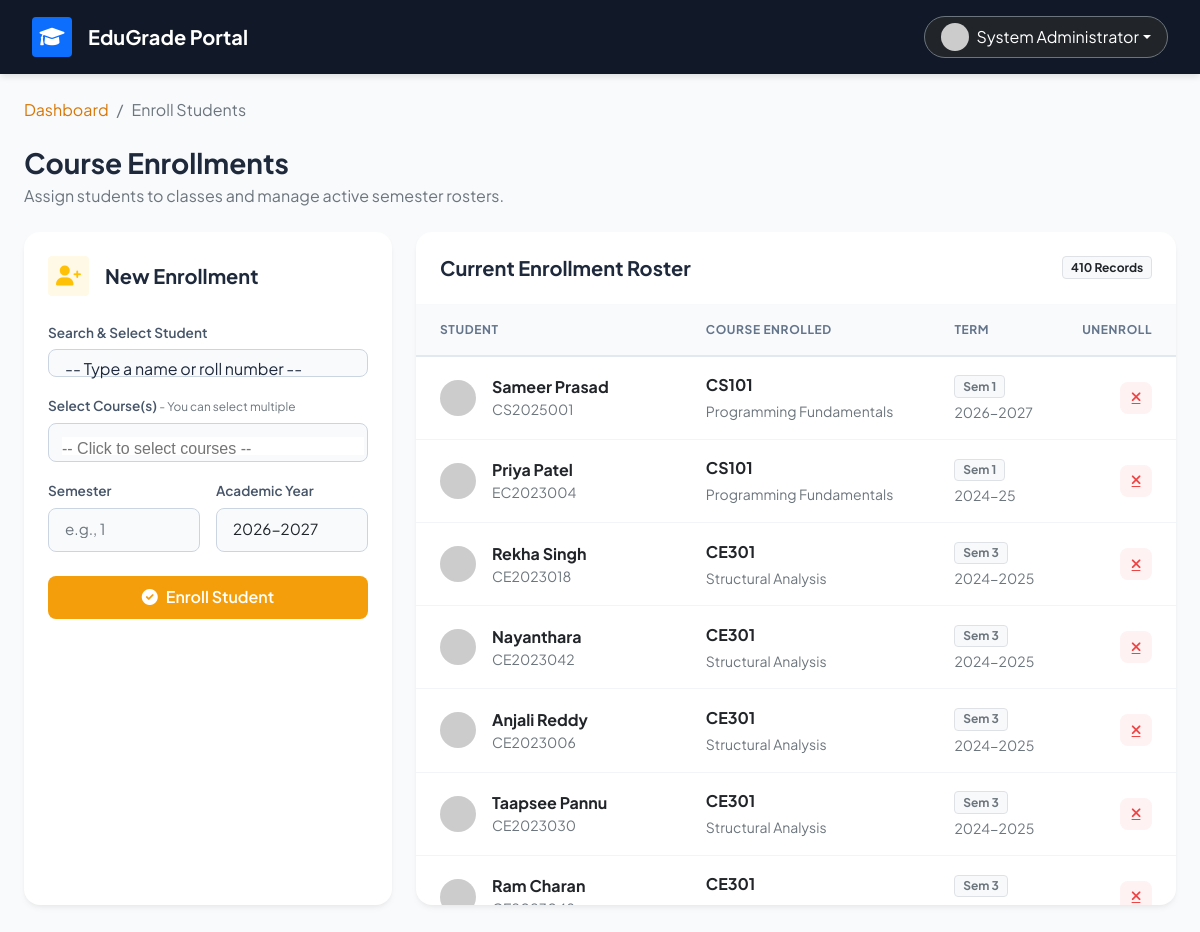
/enroll_students.php (signed in), run on the app's committed database.
### tables this page shows
CREATE TABLE `enrollments` (
  `id` int(11) NOT NULL,
  `student_id` int(11) NOT NULL,
  `course_id` int(11) NOT NULL,
  `academic_year` varchar(20) DEFAULT NULL,
  `semester` int(11) DEFAULT NULL
);

CREATE TABLE `users` (
  `id` int(11) NOT NULL,
  `username` varchar(50) NOT NULL,
  `password` varchar(255) NOT NULL,
  `full_name` varchar(100) NOT NULL,
  `email` varchar(100) DEFAULT NULL,
  `role` enum('student','faculty','admin') DEFAULT 'student',
  `created_at` timestamp NOT NULL DEFAULT current_timestamp()
);

CREATE TABLE `students` (
  `id` int(11) NOT NULL,
  `user_id` int(11) NOT NULL,
  `roll_number` varchar(20) NOT NULL,
  `department` varchar(100) DEFAULT NULL,
  `current_semester` int(11) DEFAULT 1,
  `admission_year` year(4) DEFAULT NULL
);

CREATE TABLE `courses` (
  `id` int(11) NOT NULL,
  `course_code` varchar(20) NOT NULL,
  `course_name` varchar(100) NOT NULL,
  `credits` int(11) NOT NULL,
  `department` varchar(100) DEFAULT NULL,
  `semester` int(11) DEFAULT NULL
);

### enroll_students.php (the view, shortened to what this page needs)
<?php
require_once 'config.php';
$enrollments = $pdo->query("
    SELECT e.id, s.roll_number, u.full_name as student_name, c.course_code, c.course_name, e.semester, e.academic_year
    FROM enrollments e
    JOIN students s ON e.student_id = s.id
    JOIN users u ON s.user_id = u.id
    JOIN courses c ON e.course_id = c.id
    ORDER BY e.academic_year DESC, e.semester DESC, c.course_code
")->fetchAll();
?>
<!DOCTYPE html>
<html lang="en">
<head>
    <link href="https://cdn.jsdelivr.net/npm/bootstrap@5.1.3/dist/css/bootstrap.min.css" rel="stylesheet">
    <link rel="stylesheet" href="https://cdnjs.cloudflare.com/ajax/libs/font-awesome/6.0.0/css/all.min.css">
    <link href="https://cdn.jsdelivr.net/npm/select2@4.1.0-rc.0/dist/css/select2.min.css" rel="stylesheet" />
    <link rel="stylesheet" href="https://cdn.jsdelivr.net/npm/select2-bootstrap-5-theme@1.3.0/dist/select2-bootstrap-5-theme.min.css" />
</head>
<body>
    <nav class="top-navbar d-flex justify-content-between align-items-center mb-4">
        <div class="d-flex align-items-center">
            <div class="bg-primary text-white rounded p-2 me-3 d-flex align-items-center justify-content-center" style="width: 40px; height: 40px;">
                <i class="fas fa-graduation-cap fs-5"></i>
            </div>
            <h5 class="mb-0 fw-bold">EduGrade Portal</h5>
        </div>
        <div>
            <div class="dropdown">
                <button class="btn btn-dark border-secondary dropdown-toggle d-flex align-items-center rounded-pill px-3" type="button" id="userMenu" data-bs-toggle="dropdown">
                    <img src="https://ui-avatars.com/api/?name=<?php echo urlencode($_SESSION['full_name']); ?>&background=f59e0b&color=fff" class="rounded-circle me-2" width="28" height="28">
                    <span class="fw-semibold"><?php echo htmlspecialchars($_SESSION['full_name']); ?></span>
                </button>
            </div>
        </div>
    </nav>
    <div class="container-fluid px-4 pb-5">
        <nav aria-label="breadcrumb" class="mb-4">
            <ol class="breadcrumb">
                <li class="breadcrumb-item"><a href="faculty_dashboard.php" class="text-decoration-none text-warning fw-semibold" style="color: #d97706 !important;">Dashboard</a></li>
                <li class="breadcrumb-item active" aria-current="page">Enroll Students</li>
            </ol>
        </nav>
        <div class="d-flex justify-content-between align-items-end mb-4">
            <div>
                <h3 class="fw-bold mb-1">Course Enrollments</h3>
                <p class="text-muted mb-0">Assign students to classes and manage active semester rosters.</p>
            </div>
        </div>
        <div class="row g-4">
            <div class="col-xl-4 col-lg-5">
                <div class="card h-100">
                    <div class="card-body p-4">
                        <div class="d-flex align-items-center mb-4">
                            <div class="bg-warning bg-opacity-10 text-warning rounded p-2 me-3" style="background-color: #fffbeb; color: #f59e0b;">
                                <i class="fas fa-user-plus fa-lg"></i>
                            </div>
                            <h5 class="fw-bold mb-0">New Enrollment</h5>
                        </div>
                        <form method="POST">
                            <div class="row g-3">
                                <div class="col-12">
                                    <label class="form-label">Search & Select Student</label>
                                </div>
                                <div class="col-12">
                                    <label class="form-label">Select Course(s) <span class="text-muted fw-normal small">- You can select multiple</span></label>
                                </div>
                                <div class="col-sm-6">
                                    <label class="form-label">Semester</label>
                                    <input type="number" name="semester" class="form-control" placeholder="e.g., 1" required>
                                </div>
                                <div class="col-sm-6">
                                    <label class="form-label">Academic Year</label>
                                    <input type="text" name="academic_year" class="form-control" placeholder="e.g., 2024-25" value="<?php echo date('Y') . '-' . (date('Y')+1); ?>" required>
                                </div>
                                <div class="col-12 mt-4">
                                    <button type="submit" name="enroll" class="btn btn-amber w-100">
                                        <i class="fas fa-check-circle me-2"></i>Enroll Student
                                    </button>
                                </div>
                            </div>
                        </form>
                    </div>
                </div>
            </div>
            <div class="col-xl-8 col-lg-7">
                <div class="card h-100">
                    <div class="card-body p-0">
                        <div class="p-4 border-bottom border-light d-flex justify-content-between align-items-center">
                            <h5 class="fw-bold mb-0">Current Enrollment Roster</h5>
                            <span class="badge bg-light text-dark border"><?php echo count($enrollments); ?> Records</span>
                        </div>
                        <div class="table-responsive" style="max-height: 600px; overflow-y: auto;">
                            <table class="table table-hover align-middle">
                                <thead>
                                    <tr>
                                        <th class="ps-4">Student</th>
                                        <th>Course Enrolled</th>
                                        <th>Term</th>
                                        <th class="text-end pe-4">Unenroll</th>
                                    </tr>
                                </thead>
                                <tbody>
                                    <?php foreach($enrollments as $e): ?>
                                    <tr>
                                        <td class="ps-4">
                                            <div class="d-flex align-items-center">
                                                <img src="https://ui-avatars.com/api/?name=<?php echo urlencode($e['student_name']); ?>&background=f1f5f9&color=475569" class="rounded-circle me-3" width="36" height="36">
                                                <div>
                                                    <div class="fw-bold text-dark"><?php echo htmlspecialchars($e['student_name']); ?></div>
                                                    <div class="text-muted small"><?php echo htmlspecialchars($e['roll_number']); ?></div>
                                                </div>
                                            </div>
                                        </td>
                                        <td>
                                            <div class="fw-bold text-dark mb-1"><?php echo htmlspecialchars($e['course_code']); ?></div>
                                            <div class="text-muted small text-truncate" style="max-width: 200px;"><?php echo htmlspecialchars($e['course_name']); ?></div>
                                        </td>
                                        <td>
                                            <span class="badge bg-light text-secondary border">
                                                Sem <?php echo $e['semester']; ?>
                                            </span>
                                            <div class="text-muted small mt-1"><?php echo htmlspecialchars($e['academic_year']); ?></div>
                                        </td>
                                        <td class="text-end pe-4">
                                            <a href="?unenroll=<?php echo $e['id']; ?>" class="action-btn btn-delete" onclick="return confirm('Are you sure you want to remove <?php echo htmlspecialchars($e['student_name']); ?> from <?php echo htmlspecialchars($e['course_code']); ?>?')" title="Remove Enrollment">
                                                <i class="fas fa-times fa-sm"></i>
                                            </a>
                                        </td>
                                    </tr>
                                    <?php endforeach; ?>
                                </tbody>
                            </table>
                        </div>
                    </div>
                </div>
            </div>
        </div>
    </div>
</body>
</html>

### enroll_students.php (style rules this page uses)
body { font-family: 'Plus Jakarta Sans', sans-serif; background-color: #f8fafc; color: #1e293b; }
.top-navbar { background-color: #111827; color: white; padding: 1rem 2rem; box-shadow: 0 4px 6px -1px rgba(0, 0, 0, 0.1); }
.card { border-radius: 16px; border: none; box-shadow: 0 4px 6px -1px rgba(0, 0, 0, 0.05), 0 2px 4px -1px rgba(0, 0, 0, 0.03); background: #ffffff; }
.form-control, .form-select { border-radius: 8px; border: 1px solid #cbd5e1; padding: 0.6rem 1rem; font-size: 0.95rem; background-color: #f8fafc; }
.form-label { font-size: 0.85rem; font-weight: 600; color: #475569; margin-bottom: 0.4rem; }
.btn-amber { background-color: #f59e0b; color: white; border: none; border-radius: 8px; font-weight: 600; padding: 0.6rem 1.2rem; transition: all 0.2s; }
.table { margin-bottom: 0; border-collapse: separate; border-spacing: 0; }
.table thead th { background-color: #f8fafc; color: #64748b; font-size: 0.75rem; font-weight: 700; text-transform: uppercase; letter-spacing: 0.05em; border-bottom: 2px solid #e2e8f0; padding: 1rem; position: sticky; top: 0; }
.table tbody td { padding: 1rem; vertical-align: middle; border-bottom: 1px solid #f1f5f9; color: #334155; }
.action-btn { width: 32px; height: 32px; padding: 0; display: inline-flex; align-items: center; justify-content: center; border-radius: 8px; transition: all 0.2s; }
.btn-delete { background-color: #fef2f2; color: #ef4444; border: 1px solid transparent; }

### data on the page
enrollments: users.full_name "Sameer Prasad", student.roll_number "CS2025001", course.course_code "CS101", course.course_name "Programming Fundamentals", semester "1", academic_year "2026-2027"
enrollments: users.full_name "Priya Patel", student.roll_number "EC2023004", course.course_code "CS101", course.course_name "Programming Fundamentals", semester "1", academic_year "2024-25"
enrollments: users.full_name "Rekha Singh", student.roll_number "CE2023018", course.course_code "CE301", course.course_name "Structural Analysis", semester "3", academic_year "2024-2025"
enrollments: users.full_name "Nayanthara", student.roll_number "CE2023042", course.course_code "CE301", course.course_name "Structural Analysis", semester "3", academic_year "2024-2025"
enrollments: users.full_name "Anjali Reddy", student.roll_number "CE2023006", course.course_code "CE301", course.course_name "Structural Analysis", semester "3", academic_year "2024-2025"
enrollments: users.full_name "Taapsee Pannu", student.roll_number "CE2023030", course.course_code "CE301", course.course_name "Structural Analysis", semester "3", academic_year "2024-2025"
enrollments: users.full_name "Ram Charan", course.course_code "CE301", semester "3"

### other printed values
$_SESSION['full_name'] "System Administrator"
count($enrollments) "410"
